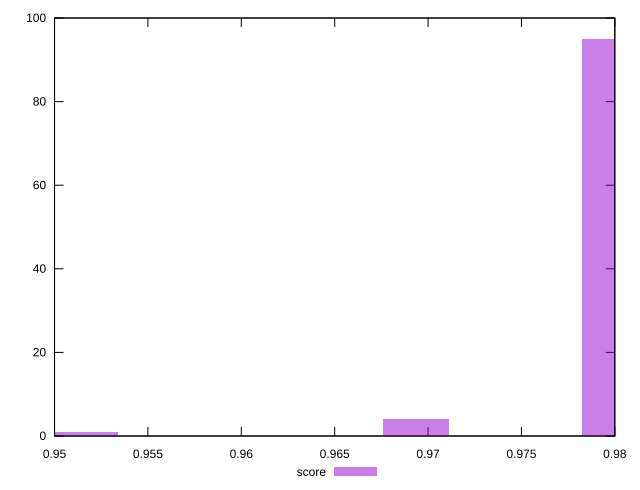

Write gnuplot code to recreate this figure.
reset

$score <<EOF
0.9516170469287217 1
0.9800235259415194 95
0.9693710963117202 4
EOF

set key outside below
set boxwidth 0.003550809876599708
set xrange [0.95:0.98]
set yrange [0:100]
set trange [0:100]
set style fill transparent solid 0.5 noborder
set terminal svg size 640, 490 enhanced background rgb 'white'
set output "reports/report_00032_2021-02-25T10-28-15.087Z/bootup-time/samples/music/score/histogram.svg"

plot $score title "score" with boxes

reset
